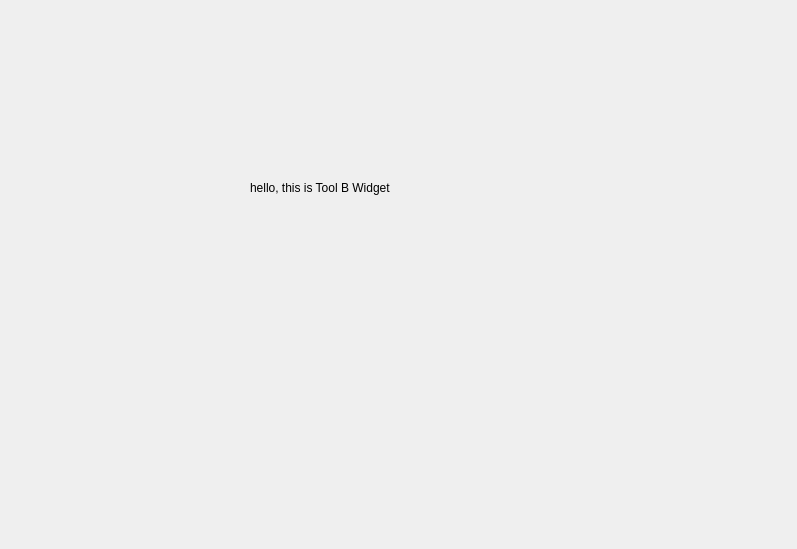
<?xml version="1.0" encoding="UTF-8"?>
<ui version="4.0">
 <class>CToolAWidget</class>
 <widget class="QWidget" name="CToolAWidget">
  <property name="geometry">
   <rect>
    <x>0</x>
    <y>0</y>
    <width>797</width>
    <height>549</height>
   </rect>
  </property>
  <property name="windowTitle">
   <string>Form</string>
  </property>
  <widget class="QLabel" name="label">
   <property name="geometry">
    <rect>
     <x>250</x>
     <y>180</y>
     <width>341</width>
     <height>16</height>
    </rect>
   </property>
   <property name="text">
    <string>hello, this is Tool B Widget</string>
   </property>
  </widget>
 </widget>
 <resources/>
 <connections/>
</ui>
